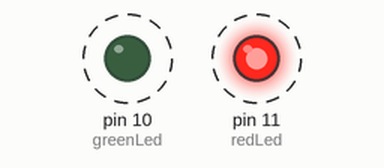
Recording of a sketch running on a simulated Arduino Uno, built with avr-gcc and run on an emulated ATmega328P. Parts: output pins drawn as LEDs (lit = HIGH). Dashed ring = blinking.

Above: at 0.5 s.
Timing chart, 0 to 4.6 s (numbered marks = the images above):
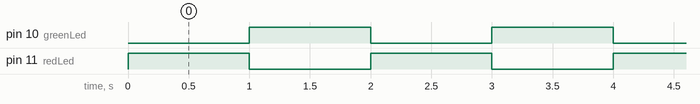

Measured:
- by itself, pin 10 (greenLed), pin 11 (redLed): alternates HIGH for 1.0 s and LOW for 1.0 s

The sketch:

first_sketch.ino
```cpp
const int redLed = 11;
const int greenLed = 10;

void setup() {
  pinMode(redLed, OUTPUT);
  pinMode(greenLed, OUTPUT);
}

void loop() {
  digitalWrite(redLed, HIGH);
  digitalWrite(greenLed, LOW);
  delay(1000);
  digitalWrite(greenLed, HIGH);
  digitalWrite(redLed, LOW);
  delay(1000);
}
```
